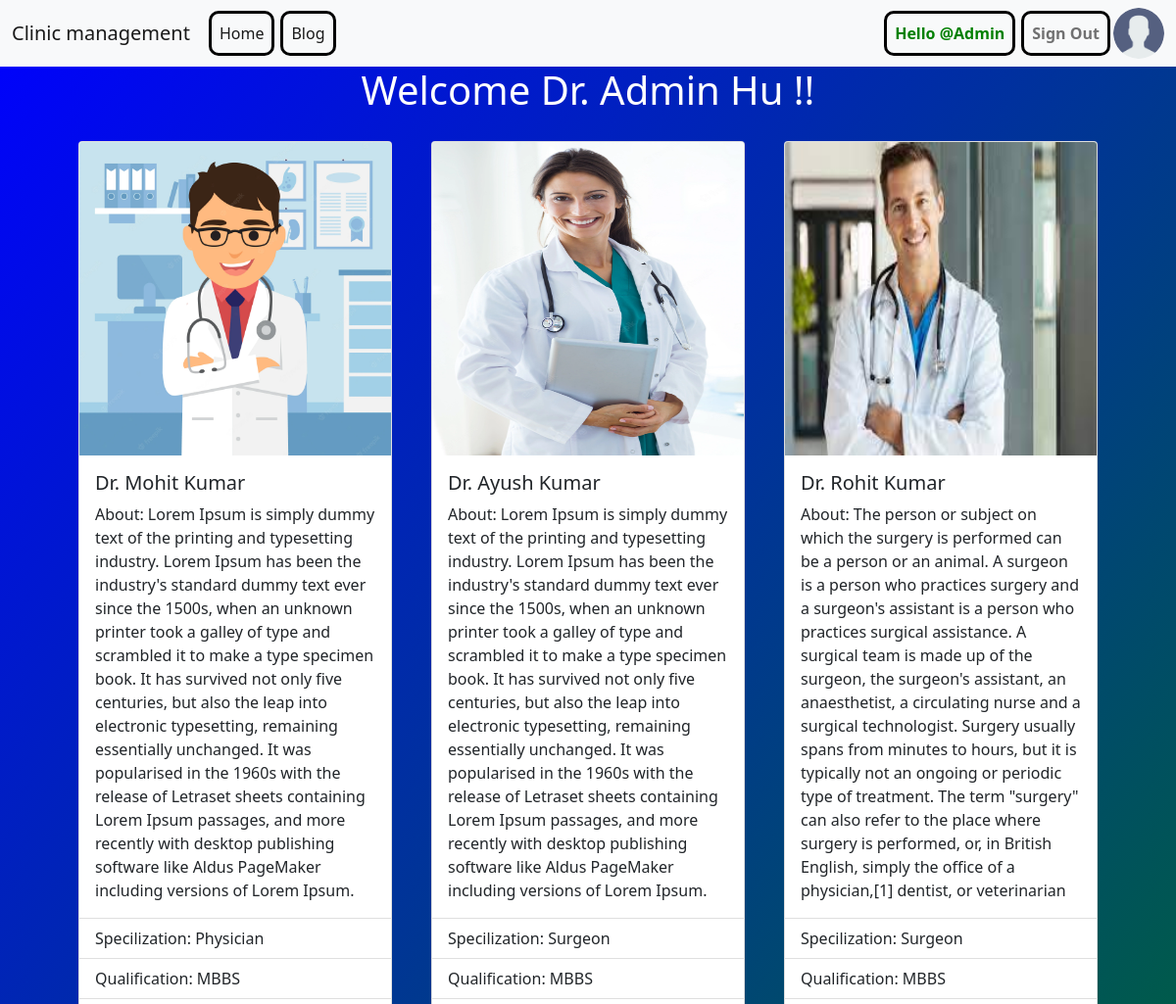
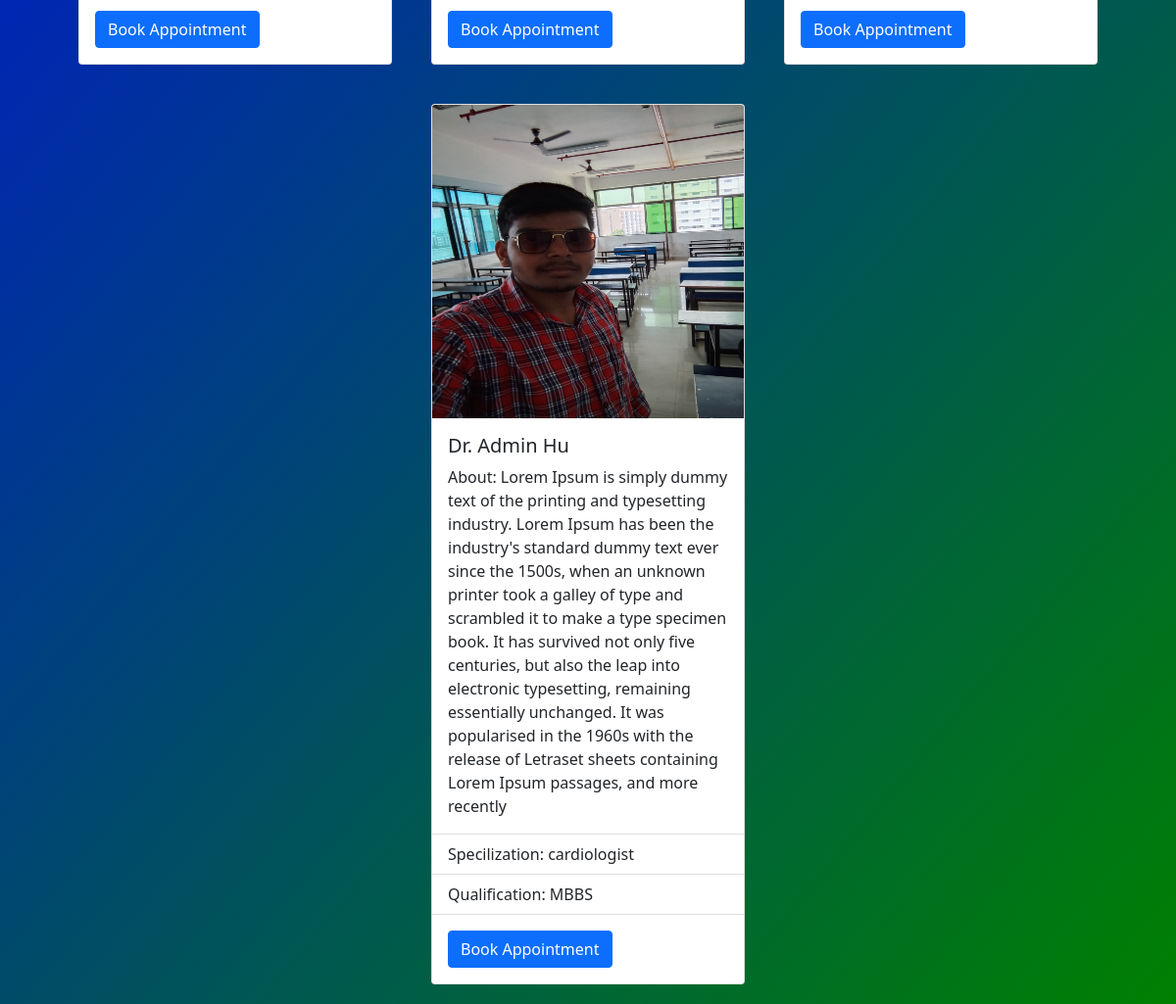
The app's page / (signed in) with its own data (2 pictures, top to bottom).
### management/models.py (models this page shows, shortened)
class Doctor(models.Model):
    user = models.OneToOneField(User , on_delete=models.CASCADE, related_name='Doctor')
    first_name = models.CharField(max_length=50)
    last_name = models.CharField(max_length=50)
    image = models.ImageField(upload_to = 'asset/profile-pic', default= 'asset/profile-pic/default.png')
    qualification_higest = models.CharField(max_length=40 , blank=True)
    specilization = models.CharField(max_length=100 ,blank=True)
    about = models.CharField(max_length=500 ,blank=True)
    phone_no = models.IntegerField(default=0 ,blank=True)
    add_line_1 = models.CharField(max_length=50 , blank=True)
    add_city = models.CharField(max_length=50  , blank=True)
    add_state = models.CharField(max_length=20 , blank=True)
    add_Pincode = models.IntegerField(default=0 ,blank=True)

### management/views.py (the view, shortened to what this page needs)
# urls.py: 2. Add a URL to urlpatterns:  path('', views.home, name='home')
def home(request):
    if request.user.is_staff :
        data = Doctor.objects.filter(user = request.user)
        doctors = Doctor.objects.all
        return render(request, 'index.html', {'data': data ,'doctors': doctors })
    else:
        doctors = Doctor.objects.all
        return render(request, 'index.html', { 'doctors': doctors})

### management/templates/index.html (shortened to what this page needs)
{% extends 'base.html' %}
{% block containt %}
<head>
</head>
<div class="container-fluid p-0 body">
    <h1 style="text-align: center; color: white;">Welcome {% if user.is_staff %}
        Dr.  {{user.get_full_name}}
        {% endif %}
        !!</h1>
    <div class="row g-0 card-row body-2">
        {% for doctor in doctors %}
        <div class="card card-box" style="width: 20rem; margin: 20px ;">
            <img class="card-img-top" src="{{doctor.image.url}}" alt="{{doctor.image.url}}" style="height: 20rem;" >
            <div class="card-body">
              <h5 class="card-title">Dr. {{doctor.first_name}} {{doctor.last_name}}</h5>
              <p class="card-text">About: {{doctor.about}}</p>
            </div>
            <ul class="list-group list-group-flush">
              <li class="list-group-item">Specilization: {{doctor.specilization}}</li>
              <li class="list-group-item">Qualification: {{doctor.qualification_higest}}</li>
            </ul>
            {% if user.is_authenticated%}
            <div class="card-body">
                <a href="book-appointment/{{doctor.id}}" class=" btn btn-primary" >Book Appointment</a>
            </div>
            {%else%}
            <div class="card-body">
                    <a href="/signin/" class=" btn btn-primary">Signin to Book Appointment</a>
              </div>
            {% endif %}
        </div>
        {% endfor %}
    </div>
</div>
{% endblock %}

### management/templates/base.html (shortened to what this page needs)
{% load static %}
<!doctype html>
<html lang="en">
  <head>
    <link href="https://cdn.jsdelivr.net/npm/bootstrap@5.1.3/dist/css/bootstrap.min.css" rel="stylesheet">
  </head>
  <body>
    <nav class="navbar navbar-expand-lg navbar-light bg-light sticky-top">
      <div class="container-fluid">
        <a class="navbar-brand" href="/">Clinic management</a>
        <div class="collapse navbar-collapse" id="navbarNav">
          <ul class="navbar-nav my-design">
            <li class="nav-item">
              <a class="nav-link active" aria-current="page" href="/">Home</a>
            </li>
            <li class="nav-item">
              <a class="nav-link active" aria-current="page" href="/blog/">Blog</a>
            </li>
          </ul>
        </div>
        <div class="collapse navbar-collapse" id="navbarNav">
          <ul class="navbar-nav my-design" style="margin-left: auto; font-weight: bold;" >
            {% if user.is_authenticated%}
            <li class="nav-item">
              <div class="nav-link" style="color: green; font-weight: bold;">
                  Hello @{{user.username}}
              </div>
            </li>
            {% endif %}
            {% if user.is_authenticated%}
            <li class="nav-item">
              <a class="nav-link" href="/signout/">Sign Out</a>
            </li>
            <div class="nav-item">
              <a href="/profile/"><img src="{{data.image.url}}"  onerror="this.src='../static/dafault.png'" class="nav-item"  style="height: 52px; border-radius: 100px;"></a>
            </div>
            {% endif %}
          </ul>
        </div>
      </div>
    </nav>
    {% block containt %}
    {% endblock %}
  </body>
</html>

### management/templates/base.html (style rules this page uses)
.my-design li { border: 3px solid black; margin: 3px; border-radius: 10px; }

### management/templates/index.html (style rules this page uses)
body { background: linear-gradient(130deg, blue , green); }
.body-2 { justify-content: center; align-items: center; }

### records on screen
Doctor: image (picture), first_name "Mohit", last_name "Kumar", about "Lorem Ipsum is simply dummy text of the printing and typesetting industry. Lorem Ipsum has been the industry's standard dummy text ever since the 1500s, when an unknown printer took a galley of type and scrambled it to make a type specimen book. It has survived not only five centuries, but also the leap into electronic typesetting, remaining essentially unchanged. It was popularised in the 1960s with the release of Letraset sheets containing Lorem Ipsum passages, and more recently with desktop publishing software like Aldus PageMaker including versions of Lorem Ipsum.", specilization "Physician", qualification_higest "MBBS"
Doctor: image (picture), first_name "Ayush", last_name "Kumar", about "Lorem Ipsum is simply dummy text of the printing and typesetting industry. Lorem Ipsum has been the industry's standard dummy text ever since the 1500s, when an unknown printer took a galley of type and scrambled it to make a type specimen book. It has survived not only five centuries, but also the leap into electronic typesetting, remaining essentially unchanged. It was popularised in the 1960s with the release of Letraset sheets containing Lorem Ipsum passages, and more recently with desktop publishing software like Aldus PageMaker including versions of Lorem Ipsum.", specilization "Surgeon", qualification_higest "MBBS"
Doctor: image (picture), first_name "Rohit", last_name "Kumar", about "The person or subject on which the surgery is performed can be a person or an animal. A surgeon is a person who practices surgery and a surgeon's assistant is a person who practices surgical assistance. A surgical team is made up of the surgeon, the surgeon's assistant, an anaesthetist, a circulating nurse and a surgical technologist. Surgery usually spans from minutes to hours, but it is typically not an ongoing or periodic type of treatment. The term \"surgery\" can also refer to the place where surgery is performed, or, in British English, simply the office of a physician,[1] dentist, or veterinarian", specilization "Surgeon", qualification_higest "MBBS"
Doctor: image (picture), first_name "Admin", last_name "Hu", about "Lorem Ipsum is simply dummy text of the printing and typesetting industry. Lorem Ipsum has been the industry's standard dummy text ever since the 1500s, when an unknown printer took a galley of type and scrambled it to make a type specimen book. It has survived not only five centuries, but also the leap into electronic typesetting, remaining essentially unchanged. It was popularised in the 1960s with the release of Letraset sheets containing Lorem Ipsum passages, and more recently", specilization "cardiologist", qualification_higest "MBBS"

### other values on screen
{{ user.username }} "Admin"
{{ user.get_full_name }} "Admin Hu"
